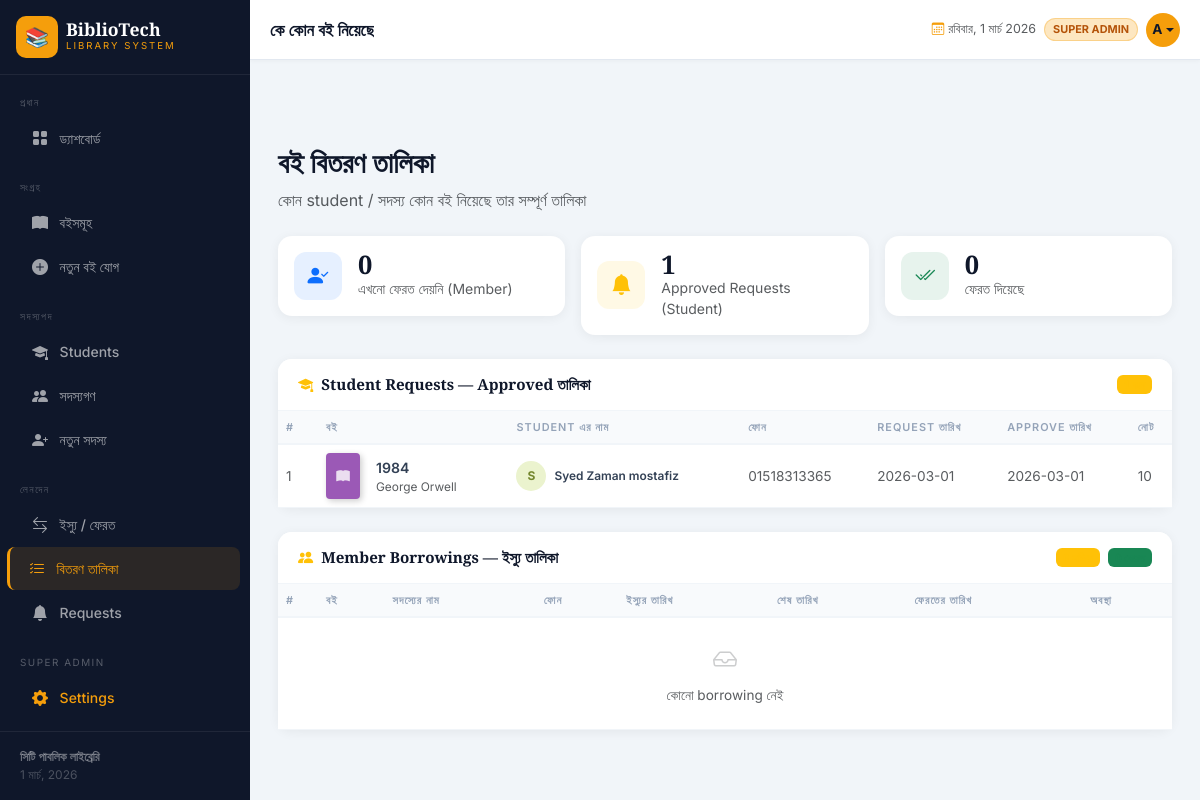
Page /issued-books (signed in) on the earlier database version.
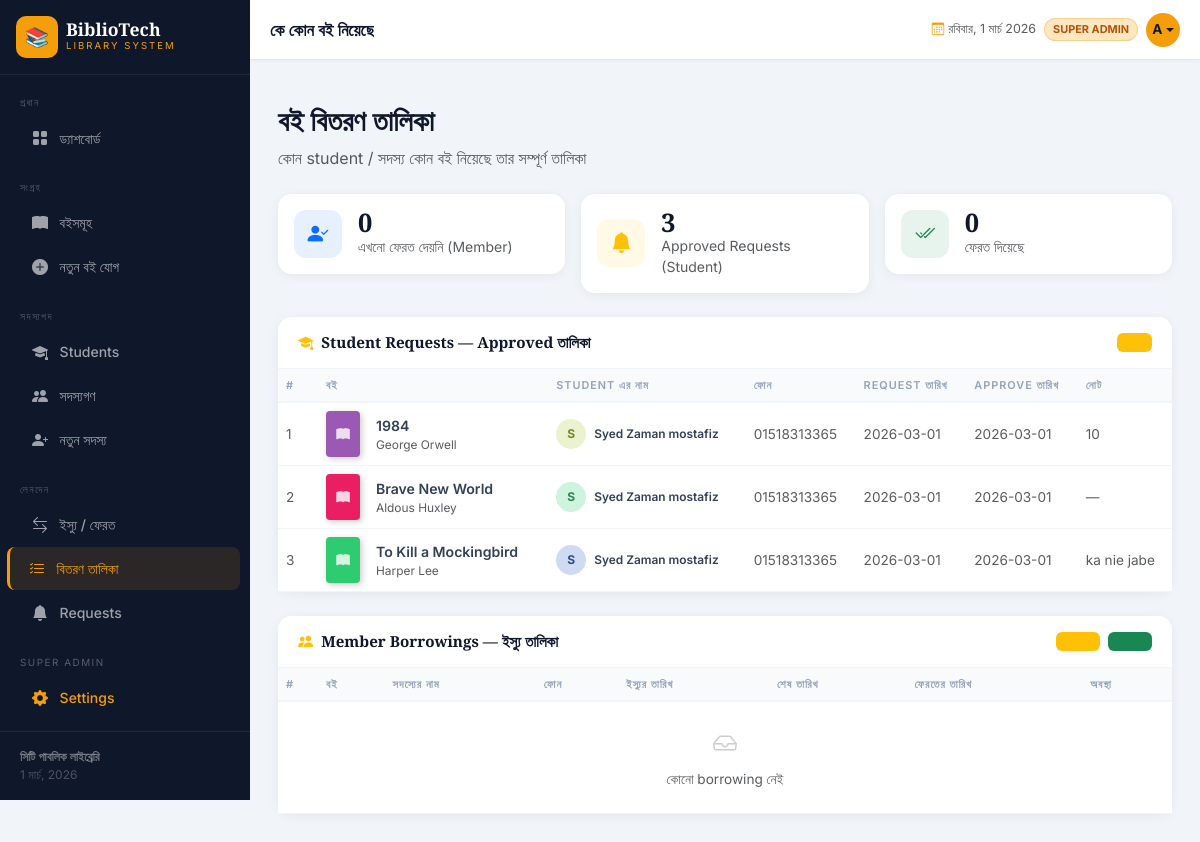
Same page on the later database version.
### tables this page shows
CREATE TABLE settings (
        key TEXT PRIMARY KEY, value TEXT
    );

CREATE TABLE book_requests (
        id INTEGER PRIMARY KEY AUTOINCREMENT,
        book_id INTEGER NOT NULL, student_id INTEGER NOT NULL,
        student_note TEXT,
        request_date TEXT DEFAULT CURRENT_TIMESTAMP,
        status TEXT DEFAULT 'pending', admin_note TEXT, resolved_date TEXT,
        pdf_filename TEXT,
        FOREIGN KEY(book_id) REFERENCES books(id),
        FOREIGN KEY(student_id) REFERENCES students(id)
    );

CREATE TABLE books (
        id INTEGER PRIMARY KEY AUTOINCREMENT,
        title TEXT NOT NULL, author TEXT NOT NULL, isbn TEXT UNIQUE,
        genre TEXT, total_copies INTEGER DEFAULT 1, available_copies INTEGER DEFAULT 1,
        added_date TEXT DEFAULT CURRENT_TIMESTAMP, cover_color TEXT DEFAULT '#4A90D9'
    );

CREATE TABLE students (
        id INTEGER PRIMARY KEY AUTOINCREMENT,
        name TEXT NOT NULL,
        email TEXT UNIQUE NOT NULL,
        phone TEXT,
        password TEXT NOT NULL,
        reg_date TEXT DEFAULT CURRENT_TIMESTAMP,
        active INTEGER DEFAULT 1
    );

### app.py (the view)
@app.route('/issued-books')
@admin_required
def issued_books():
    conn = get_db()
    approved_reqs = conn.execute("""
        SELECT br.*, b.title as book_title, b.author, b.cover_color,
               s.name as student_name, s.phone as student_phone
        FROM book_requests br JOIN books b ON br.book_id=b.id JOIN students s ON br.student_id=s.id
        WHERE br.status='approved' ORDER BY br.resolved_date DESC
    """).fetchall()
    borrowings = conn.execute("""
        SELECT bw.*, b.title as book_title, b.author, b.cover_color,
               m.name as member_name, m.phone as member_phone, m.email as member_email
        FROM borrowings bw JOIN books b ON bw.book_id=b.id JOIN members m ON bw.member_id=m.id
        ORDER BY bw.borrow_date DESC
    """).fetchall()
    conn.close()
    return render_template('issued_books.html', approved_reqs=approved_reqs, borrowings=borrowings)

### templates/issued_books.html (shortened to what this page needs)
{% extends 'base.html' %}
{% block topbar_title %}কে কোন বই নিয়েছে{% endblock %}
{% block content %}
<div class="page-header mb-4">
    <h1>বই বিতরণ তালিকা</h1>
    <p class="text-muted">কোন student / সদস্য কোন বই নিয়েছে তার সম্পূর্ণ তালিকা</p>
</div>
<div class="row g-3 mb-4">
    <div class="col-sm-4">
        <div class="card content-card">
            <div class="card-body d-flex align-items-center gap-3 py-3">
                <div class="stat-icon-box bg-primary bg-opacity-10 text-primary"><i class="bi bi-person-check-fill"></i></div>
                <div>
                    <div class="stat-val" style="font-size:1.6rem">{{ borrowings|selectattr('status','equalto','borrowed')|list|length }}</div>
                    <div class="text-muted small">এখনো ফেরত দেয়নি (Member)</div>
                </div>
            </div>
        </div>
    </div>
    <div class="col-sm-4">
        <div class="card content-card">
            <div class="card-body d-flex align-items-center gap-3 py-3">
                <div class="stat-icon-box bg-warning bg-opacity-10 text-warning"><i class="bi bi-bell-fill"></i></div>
                <div>
                    <div class="stat-val" style="font-size:1.6rem">{{ approved_reqs|length }}</div>
                    <div class="text-muted small">Approved Requests (Student)</div>
                </div>
            </div>
        </div>
    </div>
    <div class="col-sm-4">
        <div class="card content-card">
            <div class="card-body d-flex align-items-center gap-3 py-3">
                <div class="stat-icon-box bg-success bg-opacity-10 text-success"><i class="bi bi-check2-all"></i></div>
                <div>
                    <div class="stat-val" style="font-size:1.6rem">{{ borrowings|selectattr('status','equalto','returned')|list|length }}</div>
                    <div class="text-muted small">ফেরত দিয়েছে</div>
                </div>
            </div>
        </div>
    </div>
</div>
<div class="card content-card mb-4">
    <div class="card-header d-flex align-items-center justify-content-between">
        <span><i class="bi bi-mortarboard-fill me-2 text-warning"></i>Student Requests — Approved তালিকা</span>
        <span class="badge bg-warning bg-opacity-15 text-warning">{{ approved_reqs|length }} জন</span>
    </div>
    <div class="card-body p-0">
        <div class="table-responsive">
            <table class="table mb-0">
                <thead>
                    <tr>
                        <th style="width:40px">#</th>
                        <th>বই</th>
                        <th>Student এর নাম</th>
                        <th>ফোন</th>
                        <th>Request তারিখ</th>
                        <th>Approve তারিখ</th>
                        <th>নোট</th>
                    </tr>
                </thead>
                <tbody>
                    {% for req in approved_reqs %}
                    <tr>
                        <td class="text-muted small">{{ loop.index }}</td>
                        <td>
                            <div class="d-flex align-items-center gap-3">
                                <div class="book-cover-sm" style="background:{{ req.cover_color }}">
                                    <i class="bi bi-book-fill"></i>
                                </div>
                                <div>
                                    <div class="fw-semibold" style="font-size:.88rem">{{ req.book_title }}</div>
                                    <div class="text-muted small">{{ req.author }}</div>
                                </div>
                            </div>
                        </td>
                        <td>
                            <div class="d-flex align-items-center gap-2">
                                <div class="member-av flex-shrink-0"
                                     style="background:hsl({{ loop.index * 73 }},60%,88%);color:hsl({{ loop.index * 73 }},50%,35%);width:30px;height:30px;font-size:.75rem">
                                    {{ req.student_name[0].upper() }}
                                </div>
                                <span class="fw-semibold small">{{ req.student_name }}</span>
                            </div>
                        </td>
                        <td class="text-muted small">{{ req.student_phone or '—' }}</td>
                        <td class="text-muted small">{{ req.request_date[:10] }}</td>
                        <td class="text-muted small">{{ req.resolved_date or '—' }}</td>
                        <td class="text-muted small" style="max-width:150px;white-space:nowrap;overflow:hidden;text-overflow:ellipsis">
                            {{ req.admin_note or req.student_note or '—' }}
                        </td>
                    </tr>
                    {% endfor %}
                </tbody>
            </table>
        </div>
    </div>
</div>
<div class="card content-card">
    <div class="card-header d-flex align-items-center justify-content-between">
        <span><i class="bi bi-people-fill me-2 text-warning"></i>Member Borrowings — ইস্যু তালিকা</span>
        <div class="d-flex gap-2">
            <span class="badge bg-warning bg-opacity-15 text-warning">
            </span>
            <span class="badge bg-success bg-opacity-15 text-success">
            </span>
        </div>
    </div>
    <div class="card-body p-0">
        <div class="table-responsive">
            <table class="table mb-0">
                <thead>
                    <tr>
                        <th style="width:40px">#</th>
                        <th>বই</th>
                        <th>সদস্যের নাম</th>
                        <th>ফোন</th>
                        <th>ইস্যুর তারিখ</th>
                        <th>শেষ তারিখ</th>
                        <th>ফেরতের তারিখ</th>
                        <th>অবস্থা</th>
                    </tr>
                </thead>
                <tbody>
                    {% for bw in borrowings %}
                    <tr class="{% if bw.status == 'borrowed' and bw.due_date < '2026-02-26' %}table-danger{% endif %}">
                        <td class="text-muted small">{{ loop.index }}</td>
                        <td>
                            <div class="d-flex align-items-center gap-3">
                                <div class="book-cover-sm" style="background:{{ bw.cover_color }}">
                                    <i class="bi bi-book-fill"></i>
                                </div>
                                <div>
                                    <div class="fw-semibold" style="font-size:.88rem">{{ bw.book_title }}</div>
                                    <div class="text-muted small">{{ bw.author }}</div>
                                </div>
                            </div>
                        </td>
                        <td>
                            <div class="d-flex align-items-center gap-2">
                                <div class="member-av flex-shrink-0"
                                     style="background:hsl({{ loop.index * 57 }},60%,88%);color:hsl({{ loop.index * 57 }},50%,35%);width:30px;height:30px;font-size:.75rem">
                                    {{ bw.member_name[0].upper() }}
                                </div>
                                <div>
                                    <div class="fw-semibold small">{{ bw.member_name }}</div>
                                    <div class="text-muted" style="font-size:.7rem">{{ bw.member_email }}</div>
                                </div>
                            </div>
                        </td>
                        <td class="text-muted small">{{ bw.member_phone or '—' }}</td>
                        <td class="text-muted small">{{ bw.borrow_date[:10] }}</td>
                        <td class="small fw-semibold {% if bw.status == 'borrowed' and bw.due_date < '2026-02-26' %}text-danger{% endif %}">
                            {{ bw.due_date }}
                        </td>
                        <td class="text-muted small">{{ bw.return_date or '—' }}</td>
                        <td>
                            {% if bw.status == 'returned' %}
                            <span class="badge bg-success bg-opacity-15 text-success">
                                <i class="bi bi-check-circle me-1"></i>ফেরত
                            </span>
                            {% elif bw.due_date < '2026-02-26' %}
                            <span class="badge bg-danger bg-opacity-15 text-danger">
                                <i class="bi bi-exclamation-triangle me-1"></i>মেয়াদোত্তীর্ণ
                            </span>
                            {% else %}
                            <span class="badge bg-warning bg-opacity-15 text-warning">
                                <i class="bi bi-book-half me-1"></i>ইস্যুকৃত
                            </span>
                            {% endif %}
                        </td>
                    </tr>
                    {% else %}
                    <tr>
                        <td colspan="8" class="text-center py-4 text-muted">
                            <i class="bi bi-inbox" style="font-size:1.5rem;opacity:.3;display:block;margin-bottom:.4rem"></i>
                            কোনো borrowing নেই
                        </td>
                    </tr>
                    {% endfor %}
                </tbody>
            </table>
        </div>
    </div>
</div>
{% endblock %}

### templates/base.html (shortened to what this page needs)
<!DOCTYPE html>
<html lang="bn">
<head>
    <link href="https://cdnjs.cloudflare.com/ajax/libs/bootstrap/5.3.2/css/bootstrap.min.css" rel="stylesheet">
    <link href="https://cdnjs.cloudflare.com/ajax/libs/bootstrap-icons/1.11.3/font/bootstrap-icons.min.css" rel="stylesheet">
</head>
<body>
<nav id="sidebar">
    <div class="sidebar-brand d-flex align-items-center gap-2 p-3 border-bottom" style="border-color:rgba(255,255,255,.07)!important">
        <div class="brand-icon" style="overflow:hidden">
            {% if site.logo_type == 'image' %}
            <img src="{{ site.library_logo }}" style="width:100%;height:100%;object-fit:cover;border-radius:10px" alt="logo">
            {% else %}
            {{ site.library_logo }}
            {% endif %}
        </div>
        <div class="overflow-hidden">
            <div class="brand-name text-truncate">{{ site.library_name }}</div>
            <div class="brand-sub">{{ site.library_tagline }}</div>
        </div>
    </div>
    <div class="sidebar-nav flex-grow-1 py-2" style="overflow-y:auto">
        <div class="nav-section">প্রধান</div>
        {% if session.get("is_admin") %}
        <a href="{{ url_for('dashboard') }}" class="nav-link {% if request.endpoint=='dashboard' %}active{% endif %}"><i class="bi bi-grid-fill"></i> ড্যাশবোর্ড</a>
        {% endif %}
        <div class="nav-section mt-2">সংগ্রহ</div>
        <a href="{{ url_for('books') }}" class="nav-link {% if request.endpoint=='books' %}active{% endif %}"><i class="bi bi-book-fill"></i> বইসমূহ</a>
        {% if session.get("is_admin") %}
        <a href="{{ url_for('add_book') }}" class="nav-link {% if request.endpoint=='add_book' %}active{% endif %}"><i class="bi bi-plus-circle-fill"></i> নতুন বই যোগ</a>
        <div class="nav-section mt-2">সদস্যপদ</div>
        <a href="{{ url_for('students') }}" class="nav-link {% if request.endpoint=='students' %}active{% endif %}"><i class="bi bi-mortarboard-fill"></i> Students</a>
        <a href="{{ url_for('members') }}" class="nav-link {% if request.endpoint=='members' %}active{% endif %}"><i class="bi bi-people-fill"></i> সদস্যগণ</a>
        <a href="{{ url_for('add_member') }}" class="nav-link {% if request.endpoint=='add_member' %}active{% endif %}"><i class="bi bi-person-plus-fill"></i> নতুন সদস্য</a>
        <div class="nav-section mt-2">লেনদেন</div>
        <a href="{{ url_for('borrow') }}" class="nav-link {% if request.endpoint=='borrow' %}active{% endif %}"><i class="bi bi-arrow-left-right"></i> ইস্যু / ফেরত</a>
        <a href="{{ url_for('issued_books') }}" class="nav-link {% if request.endpoint=='issued_books' %}active{% endif %}"><i class="bi bi-list-check"></i> বিতরণ তালিকা</a>
        <a href="{{ url_for('requests_list') }}" class="nav-link {% if request.endpoint=='requests_list' %}active{% endif %}"><i class="bi bi-bell-fill"></i> Requests</a>
        {% if session.get('is_super') %}
        <div class="nav-section mt-2">Super Admin</div>
        <a href="{{ url_for('settings') }}" class="nav-link {% if request.endpoint=='settings' %}active{% endif %}" style="color:var(--gold)"><i class="bi bi-gear-fill"></i> Settings</a>
        {% endif %}
        {% endif %}
    </div>
    <div class="sidebar-footer">
        <div class="fw-semibold" style="color:rgba(255,255,255,.4)">{{ site.library_footer }}</div>
        <div id="sidebar-date"></div>
    </div>
</nav>
<div id="main">
    <div class="topbar">
        <div class="d-flex align-items-center gap-2">
            <div class="topbar-title">{% block topbar_title %}{% endblock %}</div>
        </div>
        <div class="d-flex align-items-center gap-2">
            <span class="text-muted d-none d-md-inline" style="font-size:.78rem">
                <i class="bi bi-calendar3 me-1" style="color:var(--gold)"></i><span id="live-date"></span>
            </span>
            {% if session.get("is_admin") %}
                {% if session.get("is_super") %}
                <span class="admin-badge d-none d-sm-inline" style="background:rgba(245,158,11,.25);color:#b45309">SUPER ADMIN</span>
                {% else %}
                <span class="admin-badge d-none d-sm-inline">ADMIN</span>
                {% endif %}
                <div class="dropdown">
                    <button class="topbar-av dropdown-toggle" data-bs-toggle="dropdown" aria-expanded="false">
                        {{ session.get("username", "A")[0].upper() }}
                    </button>
                </div>
            {% endif %}
        </div>
    </div>
    <div class="page-body pb-0 pt-3">
    </div>
    <div class="page-body">{% block content %}{% endblock %}</div>
</div>
</body>
</html>

Differences in the rows shown:
added book_requests: book_title "Brave New World", author "Aldous Huxley", name "S", student_name "Syed Zaman mostafiz", phone "01518313365", request_date "2026-03-01", resolved_date "2026-03-01", admin_note+student_note "—"
added book_requests: book_title "To Kill a Mockingbird", author "Harper Lee", name "S", student_name "Syed Zaman mostafiz", phone "01518313365", request_date "2026-03-01", resolved_date "2026-03-01", admin_note "ka nie jabe"
Other differences:
{{ approved_reqs|length }}: "1" → "3"
